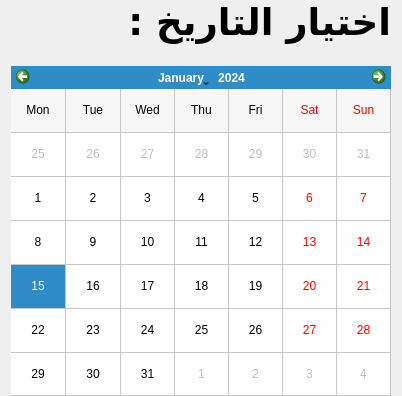
                    <widget class="QFrame" name="noti_date_frame">
                     <property name="sizePolicy">
                      <sizepolicy hsizetype="Preferred" vsizetype="Preferred">
                       <horstretch>0</horstretch>
                       <verstretch>0</verstretch>
                      </sizepolicy>
                     </property>
                     <property name="styleSheet">
                      <string notr="true">
QPushButton{
background-color: rgb(212, 212, 212);
border-radius: 16px;
border: 1px solid  rgb(97, 99, 100);
}

QPushButton:hover{
background-color: rgb(180, 239, 255);
}

QPushButton:checked{
	
	background-color: rgb(143, 216, 255);
}</string>
                     </property>
                     <property name="frameShape">
                      <enum>QFrame::NoFrame</enum>
                     </property>
                     <property name="frameShadow">
                      <enum>QFrame::Raised</enum>
                     </property>
                     <layout class="QVBoxLayout" name="verticalLayout_26">
                      <property name="spacing">
                       <number>0</number>
                      </property>
                      <property name="topMargin">
                       <number>0</number>
                      </property>
                      <property name="bottomMargin">
                       <number>0</number>
                      </property>
                      <item>
                       <widget class="QFrame" name="frame_9">
                        <property name="sizePolicy">
                         <sizepolicy hsizetype="Preferred" vsizetype="Preferred">
                          <horstretch>0</horstretch>
                          <verstretch>0</verstretch>
                         </sizepolicy>
                        </property>
                        <property name="minimumSize">
                         <size>
                          <width>380</width>
                          <height>0</height>
                         </size>
                        </property>
                        <property name="frameShape">
                         <enum>QFrame::NoFrame</enum>
                        </property>
                        <property name="frameShadow">
                         <enum>QFrame::Raised</enum>
                        </property>
                        <layout class="QVBoxLayout" name="verticalLayout_38">
                         <property name="spacing">
                          <number>22</number>
                         </property>
                         <property name="leftMargin">
                          <number>0</number>
                         </property>
                         <property name="topMargin">
                          <number>0</number>
                         </property>
                         <property name="rightMargin">
                          <number>0</number>
                         </property>
                         <property name="bottomMargin">
                          <number>0</number>
                         </property>
                         <item>
                          <widget class="QLabel" name="date_noti_label">
                           <property name="font">
                            <font>
                             <family>Microsoft Uighur</family>
                             <pointsize>28</pointsize>
                             <weight>75</weight>
                             <bold>true</bold>
                            </font>
                           </property>
                           <property name="styleSheet">
                            <string notr="true">color:black;</string>
                           </property>
                           <property name="text">
                            <string>اختيار التاريخ :</string>
                           </property>
                          </widget>
                         </item>
                         <item>
                          <widget class="QCalendarWidget" name="noti_date">
                           <property name="sizePolicy">
                            <sizepolicy hsizetype="Preferred" vsizetype="Expanding">
                             <horstretch>0</horstretch>
                             <verstretch>0</verstretch>
                            </sizepolicy>
                           </property>
                           <property name="minimumSize">
                            <size>
                             <width>0</width>
                             <height>330</height>
                            </size>
                           </property>
                           <property name="gridVisible">
                            <bool>true</bool>
                           </property>
                           <property name="verticalHeaderFormat">
                            <enum>QCalendarWidget::NoVerticalHeader</enum>
                           </property>
                           <property name="navigationBarVisible">
                            <bool>true</bool>
                           </property>
                           <property name="dateEditEnabled">
                            <bool>true</bool>
                           </property>
                           <property name="dateEditAcceptDelay">
                            <number>1500</number>
                           </property>
                          </widget>
                         </item>
                        </layout>
                       </widget>
                      </item>
                     </layout>
                    </widget>
